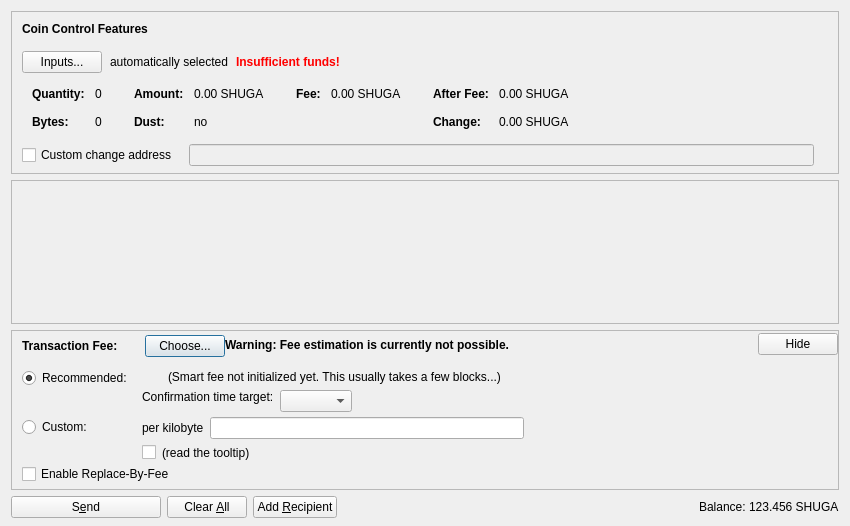
<?xml version="1.0" encoding="UTF-8"?>
<ui version="4.0">
 <class>SendCoinsDialog</class>
 <widget class="QDialog" name="SendCoinsDialog">
  <property name="geometry">
   <rect>
    <x>0</x>
    <y>0</y>
    <width>850</width>
    <height>526</height>
   </rect>
  </property>
  <property name="windowTitle">
   <string>Send Coins</string>
  </property>
  <layout class="QVBoxLayout" name="verticalLayout" stretch="0,1,0,0">
   <property name="bottomMargin">
    <number>8</number>
   </property>
   <item>
    <widget class="QFrame" name="frameCoinControl">
     <property name="sizePolicy">
      <sizepolicy hsizetype="Expanding" vsizetype="Expanding">
       <horstretch>0</horstretch>
       <verstretch>0</verstretch>
      </sizepolicy>
     </property>
     <property name="maximumSize">
      <size>
       <width>16777215</width>
       <height>16777215</height>
      </size>
     </property>
     <property name="frameShape">
      <enum>QFrame::StyledPanel</enum>
     </property>
     <property name="frameShadow">
      <enum>QFrame::Sunken</enum>
     </property>
     <layout class="QVBoxLayout" name="verticalLayoutCoinControl2">
      <property name="spacing">
       <number>0</number>
      </property>
      <property name="leftMargin">
       <number>0</number>
      </property>
      <property name="topMargin">
       <number>0</number>
      </property>
      <property name="rightMargin">
       <number>0</number>
      </property>
      <property name="bottomMargin">
       <number>6</number>
      </property>
      <item>
       <layout class="QVBoxLayout" name="verticalLayoutCoinControl" stretch="0,0,0,0,1">
        <property name="spacing">
         <number>0</number>
        </property>
        <property name="leftMargin">
         <number>10</number>
        </property>
        <property name="topMargin">
         <number>10</number>
        </property>
        <item>
         <layout class="QHBoxLayout" name="horizontalLayoutCoinControl1">
          <property name="bottomMargin">
           <number>15</number>
          </property>
          <item>
           <widget class="QLabel" name="labelCoinControlFeatures">
            <property name="sizePolicy">
             <sizepolicy hsizetype="Preferred" vsizetype="Maximum">
              <horstretch>0</horstretch>
              <verstretch>0</verstretch>
             </sizepolicy>
            </property>
            <property name="font">
             <font>
              <weight>75</weight>
              <bold>true</bold>
             </font>
            </property>
            <property name="styleSheet">
             <string notr="true">font-weight:bold;</string>
            </property>
            <property name="text">
             <string>Coin Control Features</string>
            </property>
           </widget>
          </item>
         </layout>
        </item>
        <item>
         <layout class="QHBoxLayout" name="horizontalLayoutCoinControl2" stretch="0,0,0,0">
          <property name="spacing">
           <number>8</number>
          </property>
          <property name="bottomMargin">
           <number>10</number>
          </property>
          <item>
           <widget class="QPushButton" name="pushButtonCoinControl">
            <property name="styleSheet">
             <string notr="true"/>
            </property>
            <property name="text">
             <string>Inputs...</string>
            </property>
            <property name="autoDefault">
             <bool>false</bool>
            </property>
           </widget>
          </item>
          <item>
           <widget class="QLabel" name="labelCoinControlAutomaticallySelected">
            <property name="text">
             <string>automatically selected</string>
            </property>
            <property name="margin">
             <number>5</number>
            </property>
           </widget>
          </item>
          <item>
           <widget class="QLabel" name="labelCoinControlInsuffFunds">
            <property name="font">
             <font>
              <weight>75</weight>
              <bold>true</bold>
             </font>
            </property>
            <property name="styleSheet">
             <string notr="true">color:red;font-weight:bold;</string>
            </property>
            <property name="text">
             <string>Insufficient funds!</string>
            </property>
            <property name="margin">
             <number>5</number>
            </property>
           </widget>
          </item>
          <item>
           <spacer name="horizontalSpacerCoinControl">
            <property name="orientation">
             <enum>Qt::Horizontal</enum>
            </property>
            <property name="sizeHint" stdset="0">
             <size>
              <width>40</width>
              <height>1</height>
             </size>
            </property>
           </spacer>
          </item>
         </layout>
        </item>
        <item>
         <widget class="QWidget" name="widgetCoinControl" native="true">
          <property name="sizePolicy">
           <sizepolicy hsizetype="Preferred" vsizetype="Preferred">
            <horstretch>0</horstretch>
            <verstretch>0</verstretch>
           </sizepolicy>
          </property>
          <property name="minimumSize">
           <size>
            <width>0</width>
            <height>0</height>
           </size>
          </property>
          <property name="styleSheet">
           <string notr="true"/>
          </property>
          <layout class="QHBoxLayout" name="horizontalLayoutCoinControl5">
           <property name="leftMargin">
            <number>0</number>
           </property>
           <property name="topMargin">
            <number>0</number>
           </property>
           <property name="rightMargin">
            <number>0</number>
           </property>
           <property name="bottomMargin">
            <number>0</number>
           </property>
           <item>
            <layout class="QHBoxLayout" name="horizontalLayoutCoinControl3" stretch="0,0,0,1">
             <property name="spacing">
              <number>20</number>
             </property>
             <property name="topMargin">
              <number>0</number>
             </property>
             <property name="bottomMargin">
              <number>10</number>
             </property>
             <item>
              <layout class="QFormLayout" name="formLayoutCoinControl1">
               <property name="horizontalSpacing">
                <number>10</number>
               </property>
               <property name="verticalSpacing">
                <number>14</number>
               </property>
               <property name="leftMargin">
                <number>10</number>
               </property>
               <property name="topMargin">
                <number>4</number>
               </property>
               <property name="rightMargin">
                <number>6</number>
               </property>
               <item row="0" column="0">
                <widget class="QLabel" name="labelCoinControlQuantityText">
                 <property name="font">
                  <font>
                   <weight>75</weight>
                   <bold>true</bold>
                  </font>
                 </property>
                 <property name="text">
                  <string>Quantity:</string>
                 </property>
                 <property name="margin">
                  <number>0</number>
                 </property>
                </widget>
               </item>
               <item row="0" column="1">
                <widget class="QLabel" name="labelCoinControlQuantity">
                 <property name="cursor">
                  <cursorShape>IBeamCursor</cursorShape>
                 </property>
                 <property name="contextMenuPolicy">
                  <enum>Qt::ActionsContextMenu</enum>
                 </property>
                 <property name="text">
                  <string notr="true">0</string>
                 </property>
                 <property name="margin">
                  <number>0</number>
                 </property>
                 <property name="textInteractionFlags">
                  <set>Qt::LinksAccessibleByMouse|Qt::TextSelectableByKeyboard|Qt::TextSelectableByMouse</set>
                 </property>
                </widget>
               </item>
               <item row="1" column="0">
                <widget class="QLabel" name="labelCoinControlBytesText">
                 <property name="font">
                  <font>
                   <weight>75</weight>
                   <bold>true</bold>
                  </font>
                 </property>
                 <property name="text">
                  <string>Bytes:</string>
                 </property>
                </widget>
               </item>
               <item row="1" column="1">
                <widget class="QLabel" name="labelCoinControlBytes">
                 <property name="cursor">
                  <cursorShape>IBeamCursor</cursorShape>
                 </property>
                 <property name="contextMenuPolicy">
                  <enum>Qt::ActionsContextMenu</enum>
                 </property>
                 <property name="text">
                  <string notr="true">0</string>
                 </property>
                 <property name="textInteractionFlags">
                  <set>Qt::LinksAccessibleByMouse|Qt::TextSelectableByKeyboard|Qt::TextSelectableByMouse</set>
                 </property>
                </widget>
               </item>
              </layout>
             </item>
             <item>
              <layout class="QFormLayout" name="formLayoutCoinControl2">
               <property name="horizontalSpacing">
                <number>10</number>
               </property>
               <property name="verticalSpacing">
                <number>14</number>
               </property>
               <property name="leftMargin">
                <number>6</number>
               </property>
               <property name="topMargin">
                <number>4</number>
               </property>
               <property name="rightMargin">
                <number>6</number>
               </property>
               <item row="0" column="0">
                <widget class="QLabel" name="labelCoinControlAmountText">
                 <property name="font">
                  <font>
                   <weight>75</weight>
                   <bold>true</bold>
                  </font>
                 </property>
                 <property name="text">
                  <string>Amount:</string>
                 </property>
                 <property name="margin">
                  <number>0</number>
                 </property>
                </widget>
               </item>
               <item row="0" column="1">
                <widget class="QLabel" name="labelCoinControlAmount">
                 <property name="cursor">
                  <cursorShape>IBeamCursor</cursorShape>
                 </property>
                 <property name="contextMenuPolicy">
                  <enum>Qt::ActionsContextMenu</enum>
                 </property>
                 <property name="text">
                  <string notr="true">0.00 SHUGA</string>
                 </property>
                 <property name="textInteractionFlags">
                  <set>Qt::LinksAccessibleByMouse|Qt::TextSelectableByKeyboard|Qt::TextSelectableByMouse</set>
                 </property>
                </widget>
               </item>
               <item row="1" column="0">
                <widget class="QLabel" name="labelCoinControlLowOutputText">
                 <property name="font">
                  <font>
                   <weight>75</weight>
                   <bold>true</bold>
                  </font>
                 </property>
                 <property name="text">
                  <string>Dust:</string>
                 </property>
                </widget>
               </item>
               <item row="1" column="1">
                <widget class="QLabel" name="labelCoinControlLowOutput">
                 <property name="cursor">
                  <cursorShape>IBeamCursor</cursorShape>
                 </property>
                 <property name="contextMenuPolicy">
                  <enum>Qt::ActionsContextMenu</enum>
                 </property>
                 <property name="text">
                  <string notr="true">no</string>
                 </property>
                 <property name="textInteractionFlags">
                  <set>Qt::LinksAccessibleByMouse|Qt::TextSelectableByKeyboard|Qt::TextSelectableByMouse</set>
                 </property>
                </widget>
               </item>
              </layout>
             </item>
             <item>
              <layout class="QFormLayout" name="formLayoutCoinControl3">
               <property name="horizontalSpacing">
                <number>10</number>
               </property>
               <property name="verticalSpacing">
                <number>14</number>
               </property>
               <property name="leftMargin">
                <number>6</number>
               </property>
               <property name="topMargin">
                <number>4</number>
               </property>
               <property name="rightMargin">
                <number>6</number>
               </property>
               <item row="0" column="0">
                <widget class="QLabel" name="labelCoinControlFeeText">
                 <property name="font">
                  <font>
                   <weight>75</weight>
                   <bold>true</bold>
                  </font>
                 </property>
                 <property name="text">
                  <string>Fee:</string>
                 </property>
                 <property name="margin">
                  <number>0</number>
                 </property>
                </widget>
               </item>
               <item row="0" column="1">
                <widget class="QLabel" name="labelCoinControlFee">
                 <property name="cursor">
                  <cursorShape>IBeamCursor</cursorShape>
                 </property>
                 <property name="contextMenuPolicy">
                  <enum>Qt::ActionsContextMenu</enum>
                 </property>
                 <property name="text">
                  <string notr="true">0.00 SHUGA</string>
                 </property>
                 <property name="textInteractionFlags">
                  <set>Qt::LinksAccessibleByMouse|Qt::TextSelectableByKeyboard|Qt::TextSelectableByMouse</set>
                 </property>
                </widget>
               </item>
              </layout>
             </item>
             <item>
              <layout class="QFormLayout" name="formLayoutCoinControl4">
               <property name="horizontalSpacing">
                <number>10</number>
               </property>
               <property name="verticalSpacing">
                <number>14</number>
               </property>
               <property name="leftMargin">
                <number>6</number>
               </property>
               <property name="topMargin">
                <number>4</number>
               </property>
               <property name="rightMargin">
                <number>6</number>
               </property>
               <item row="0" column="0">
                <widget class="QLabel" name="labelCoinControlAfterFeeText">
                 <property name="font">
                  <font>
                   <weight>75</weight>
                   <bold>true</bold>
                  </font>
                 </property>
                 <property name="text">
                  <string>After Fee:</string>
                 </property>
                 <property name="margin">
                  <number>0</number>
                 </property>
                </widget>
               </item>
               <item row="0" column="1">
                <widget class="QLabel" name="labelCoinControlAfterFee">
                 <property name="cursor">
                  <cursorShape>IBeamCursor</cursorShape>
                 </property>
                 <property name="contextMenuPolicy">
                  <enum>Qt::ActionsContextMenu</enum>
                 </property>
                 <property name="text">
                  <string notr="true">0.00 SHUGA</string>
                 </property>
                 <property name="textInteractionFlags">
                  <set>Qt::LinksAccessibleByMouse|Qt::TextSelectableByKeyboard|Qt::TextSelectableByMouse</set>
                 </property>
                </widget>
               </item>
               <item row="1" column="0">
                <widget class="QLabel" name="labelCoinControlChangeText">
                 <property name="font">
                  <font>
                   <weight>75</weight>
                   <bold>true</bold>
                  </font>
                 </property>
                 <property name="text">
                  <string>Change:</string>
                 </property>
                </widget>
               </item>
               <item row="1" column="1">
                <widget class="QLabel" name="labelCoinControlChange">
                 <property name="cursor">
                  <cursorShape>IBeamCursor</cursorShape>
                 </property>
                 <property name="contextMenuPolicy">
                  <enum>Qt::ActionsContextMenu</enum>
                 </property>
                 <property name="text">
                  <string notr="true">0.00 SHUGA</string>
                 </property>
                 <property name="textInteractionFlags">
                  <set>Qt::LinksAccessibleByMouse|Qt::TextSelectableByKeyboard|Qt::TextSelectableByMouse</set>
                 </property>
                </widget>
               </item>
              </layout>
             </item>
            </layout>
           </item>
          </layout>
         </widget>
        </item>
        <item>
         <layout class="QHBoxLayout" name="horizontalLayoutCoinControl4" stretch="0,0,0">
          <property name="spacing">
           <number>12</number>
          </property>
          <property name="sizeConstraint">
           <enum>QLayout::SetDefaultConstraint</enum>
          </property>
          <property name="topMargin">
           <number>5</number>
          </property>
          <property name="rightMargin">
           <number>5</number>
          </property>
          <item>
           <widget class="QCheckBox" name="checkBoxCoinControlChange">
            <property name="toolTip">
             <string>If this is activated, but the change address is empty or invalid, change will be sent to a newly generated address.</string>
            </property>
            <property name="text">
             <string>Custom change address</string>
            </property>
           </widget>
          </item>
          <item>
           <widget class="QValidatedLineEdit" name="lineEditCoinControlChange">
            <property name="enabled">
             <bool>false</bool>
            </property>
            <property name="sizePolicy">
             <sizepolicy hsizetype="Expanding" vsizetype="Fixed">
              <horstretch>0</horstretch>
              <verstretch>0</verstretch>
             </sizepolicy>
            </property>
           </widget>
          </item>
          <item>
           <widget class="QLabel" name="labelCoinControlChangeLabel">
            <property name="sizePolicy">
             <sizepolicy hsizetype="Preferred" vsizetype="Expanding">
              <horstretch>0</horstretch>
              <verstretch>0</verstretch>
             </sizepolicy>
            </property>
            <property name="minimumSize">
             <size>
              <width>0</width>
              <height>0</height>
             </size>
            </property>
            <property name="text">
             <string/>
            </property>
            <property name="margin">
             <number>3</number>
            </property>
           </widget>
          </item>
         </layout>
        </item>
        <item>
         <spacer name="verticalSpacerCoinControl">
          <property name="orientation">
           <enum>Qt::Vertical</enum>
          </property>
          <property name="sizeHint" stdset="0">
           <size>
            <width>800</width>
            <height>1</height>
           </size>
          </property>
         </spacer>
        </item>
       </layout>
      </item>
     </layout>
    </widget>
   </item>
   <item>
    <widget class="QScrollArea" name="scrollArea">
     <property name="widgetResizable">
      <bool>true</bool>
     </property>
     <widget class="QWidget" name="scrollAreaWidgetContents">
      <property name="geometry">
       <rect>
        <x>0</x>
        <y>0</y>
        <width>830</width>
        <height>104</height>
       </rect>
      </property>
      <layout class="QVBoxLayout" name="verticalLayout_2" stretch="0,1">
       <property name="leftMargin">
        <number>0</number>
       </property>
       <property name="topMargin">
        <number>0</number>
       </property>
       <property name="rightMargin">
        <number>0</number>
       </property>
       <property name="bottomMargin">
        <number>0</number>
       </property>
       <item>
        <layout class="QVBoxLayout" name="entries">
         <property name="spacing">
          <number>6</number>
         </property>
        </layout>
       </item>
       <item>
        <spacer name="verticalSpacer">
         <property name="orientation">
          <enum>Qt::Vertical</enum>
         </property>
         <property name="sizeHint" stdset="0">
          <size>
           <width>20</width>
           <height>40</height>
          </size>
         </property>
        </spacer>
       </item>
      </layout>
     </widget>
    </widget>
   </item>
   <item>
    <widget class="QFrame" name="frameFee">
     <property name="sizePolicy">
      <sizepolicy hsizetype="Expanding" vsizetype="Expanding">
       <horstretch>0</horstretch>
       <verstretch>0</verstretch>
      </sizepolicy>
     </property>
     <property name="maximumSize">
      <size>
       <width>16777215</width>
       <height>16777215</height>
      </size>
     </property>
     <property name="frameShape">
      <enum>QFrame::StyledPanel</enum>
     </property>
     <property name="frameShadow">
      <enum>QFrame::Sunken</enum>
     </property>
     <layout class="QVBoxLayout" name="verticalLayoutFee1">
      <property name="spacing">
       <number>0</number>
      </property>
      <property name="leftMargin">
       <number>0</number>
      </property>
      <property name="topMargin">
       <number>0</number>
      </property>
      <property name="rightMargin">
       <number>0</number>
      </property>
      <property name="bottomMargin">
       <number>0</number>
      </property>
      <item>
       <layout class="QVBoxLayout" name="verticalLayoutFee2" stretch="0,0,0">
        <property name="spacing">
         <number>0</number>
        </property>
        <property name="leftMargin">
         <number>10</number>
        </property>
        <property name="topMargin">
         <number>0</number>
        </property>
        <item>
         <layout class="QHBoxLayout" name="horizontalLayoutFee1">
          <property name="bottomMargin">
           <number>0</number>
          </property>
          <item>
           <layout class="QVBoxLayout" name="verticalLayoutFee7">
            <property name="spacing">
             <number>0</number>
            </property>
            <item>
             <spacer name="verticalSpacerSmartFee">
              <property name="orientation">
               <enum>Qt::Vertical</enum>
              </property>
              <property name="sizeType">
               <enum>QSizePolicy::Fixed</enum>
              </property>
              <property name="sizeHint" stdset="0">
               <size>
                <width>1</width>
                <height>4</height>
               </size>
              </property>
             </spacer>
            </item>
            <item>
             <layout class="QHBoxLayout" name="horizontalLayoutSmartFee">
              <property name="spacing">
               <number>10</number>
              </property>
              <item>
               <widget class="QLabel" name="labelFeeHeadline">
                <property name="sizePolicy">
                 <sizepolicy hsizetype="Preferred" vsizetype="Maximum">
                  <horstretch>0</horstretch>
                  <verstretch>0</verstretch>
                 </sizepolicy>
                </property>
                <property name="font">
                 <font>
                  <weight>75</weight>
                  <bold>true</bold>
                 </font>
                </property>
                <property name="styleSheet">
                 <string notr="true">font-weight:bold;</string>
                </property>
                <property name="text">
                 <string>Transaction Fee:</string>
                </property>
               </widget>
              </item>
              <item>
               <widget class="QLabel" name="labelFeeMinimized">
                <property name="text">
                 <string/>
                </property>
               </widget>
              </item>
              <item>
               <widget class="QPushButton" name="buttonChooseFee">
                <property name="text">
                 <string>Choose...</string>
                </property>
               </widget>
              </item>
             </layout>
            </item>
            <item>
             <spacer name="verticalSpacer_5">
              <property name="orientation">
               <enum>Qt::Vertical</enum>
              </property>
              <property name="sizeHint" stdset="0">
               <size>
                <width>1</width>
                <height>1</height>
               </size>
              </property>
             </spacer>
            </item>
           </layout>
          </item>
          <item>
           <widget class="QLabel" name="fallbackFeeWarningLabel">
            <property name="toolTip">
             <string>Using the fallbackfee can result in sending a transaction that will take several hours or days (or never) to confirm. Consider choosing your fee manually or wait until you have validated the complete chain.</string>
            </property>
            <property name="font">
            <font>
                <weight>75</weight>
                <bold>true</bold>
            </font>
            </property>
            <property name="text">
             <string>Warning: Fee estimation is currently not possible.</string>
            </property>
            <property name="wordWrap">
             <bool>false</bool>
            </property>
           </widget>
          </item>
          <item>
           <spacer name="horizontalSpacer_4">
            <property name="orientation">
             <enum>Qt::Horizontal</enum>
            </property>
            <property name="sizeType">
             <enum>QSizePolicy::MinimumExpanding</enum>
            </property>
            <property name="sizeHint" stdset="0">
             <size>
              <width>40</width>
              <height>20</height>
             </size>
            </property>
           </spacer>
          </item>
          <item>
           <widget class="QPushButton" name="buttonMinimizeFee">
            <property name="toolTip">
             <string>collapse fee-settings</string>
            </property>
            <property name="text">
             <string>Hide</string>
            </property>
           </widget>
          </item>
         </layout>
        </item>
        <item>
         <widget class="QFrame" name="frameFeeSelection">
          <layout class="QVBoxLayout" name="verticalLayoutFee12">
           <property name="spacing">
            <number>0</number>
           </property>
           <property name="leftMargin">
            <number>0</number>
           </property>
           <property name="topMargin">
            <number>0</number>
           </property>
           <property name="rightMargin">
            <number>0</number>
           </property>
           <property name="bottomMargin">
            <number>0</number>
           </property>
           <item>
            <layout class="QGridLayout" name="gridLayoutFee">
             <property name="topMargin">
              <number>10</number>
             </property>
             <property name="bottomMargin">
              <number>4</number>
             </property>
             <property name="horizontalSpacing">
              <number>10</number>
             </property>
             <property name="verticalSpacing">
              <number>4</number>
             </property>
             <item row="1" column="1">
              <layout class="QVBoxLayout" name="verticalLayoutFee8">
               <property name="spacing">
                <number>6</number>
               </property>
               <item>
                <layout class="QHBoxLayout" name="horizontalLayoutFee13">
                 <item>
                  <widget class="QLabel" name="labelCustomPerKilobyte">
                   <property name="toolTip">
                    <string>If the custom fee is set to 1000 satoshis and the transaction is only 250 bytes, then &quot;per kilobyte&quot; only pays 250 satoshis in fee, while &quot;total at least&quot; pays 1000 satoshis. For transactions bigger than a kilobyte both pay by kilobyte.</string>
                   </property>
                   <property name="text">
                    <string>per kilobyte</string>
                   </property>
                  </widget>
                 </item>
                 <item>
                  <widget class="BitcoinAmountField" name="customFee"/>
                 </item>
                 <item>
                  <spacer name="horizontalSpacer_6">
                   <property name="orientation">
                    <enum>Qt::Horizontal</enum>
                   </property>
                   <property name="sizeHint" stdset="0">
                    <size>
                     <width>1</width>
                     <height>1</height>
                    </size>
                   </property>
                  </spacer>
                 </item>
                </layout>
               </item>
               <item>
                <layout class="QHBoxLayout" name="horizontalLayoutFee8">
                 <item>
                  <widget class="QCheckBox" name="checkBoxMinimumFee">
                   <property name="toolTip">
                    <string>Paying only the minimum fee is just fine as long as there is less transaction volume than space in the blocks. But be aware that this can end up in a never confirming transaction once there is more demand for shugacoin transactions than the network can process.</string>
                   </property>
                   <property name="text">
                    <string/>
                   </property>
                  </widget>
                 </item>
                 <item>
                  <widget class="QLabel" name="labelMinFeeWarning">
                   <property name="enabled">
                    <bool>true</bool>
                   </property>
                   <property name="toolTip">
                    <string>Paying only the minimum fee is just fine as long as there is less transaction volume than space in the blocks. But be aware that this can end up in a never confirming transaction once there is more demand for shugacoin transactions than the network can process.</string>
                   </property>
                   <property name="text">
                    <string>(read the tooltip)</string>
                   </property>
                   <property name="margin">
                    <number>5</number>
                   </property>
                  </widget>
                 </item>
                 <item>
                  <spacer name="horizontalSpacer_2">
                   <property name="orientation">
                    <enum>Qt::Horizontal</enum>
                   </property>
                   <property name="sizeHint" stdset="0">
                    <size>
                     <width>1</width>
                     <height>1</height>
                    </size>
                   </property>
                  </spacer>
                 </item>
                </layout>
               </item>
              </layout>
             </item>
             <item row="0" column="0">
              <layout class="QVBoxLayout" name="verticalLayoutFee4" stretch="0,1">
               <item>
                <widget class="QRadioButton" name="radioSmartFee">
                 <property name="text">
                  <string>Recommended:</string>
                 </property>
                 <property name="checked">
                  <bool>true</bool>
                 </property>
                 <attribute name="buttonGroup">
                  <string notr="true">groupFee</string>
                 </attribute>
                </widget>
               </item>
               <item>
                <spacer name="verticalSpacer_2">
                 <property name="orientation">
                  <enum>Qt::Vertical</enum>
                 </property>
                 <property name="sizeHint" stdset="0">
                  <size>
                   <width>1</width>
                   <height>1</height>
                  </size>
                 </property>
                </spacer>
               </item>
              </layout>
             </item>
             <item row="1" column="0">
              <layout class="QVBoxLayout" name="verticalLayoutFee9" stretch="0,1">
               <item>
                <widget class="QRadioButton" name="radioCustomFee">
                 <property name="text">
                  <string>Custom:</string>
                 </property>
                 <attribute name="buttonGroup">
                  <string notr="true">groupFee</string>
                 </attribute>
                </widget>
               </item>
               <item>
                <spacer name="verticalSpacer_6">
                 <property name="orientation">
                  <enum>Qt::Vertical</enum>
                 </property>
                 <property name="sizeHint" stdset="0">
                  <size>
                   <width>1</width>
                   <height>1</height>
                  </size>
                 </property>
                </spacer>
               </item>
              </layout>
             </item>
             <item row="0" column="1">
              <layout class="QVBoxLayout" name="verticalLayoutFee3" stretch="0,0,1">
               <property name="spacing">
                <number>6</number>
               </property>
               <property name="topMargin">
                <number>2</number>
               </property>
               <item>
                <layout class="QHBoxLayout" name="horizontalLayoutFee12">
                 <item>
                  <widget class="QLabel" name="labelSmartFee">
                   <property name="text">
                    <string/>
                   </property>
                   <property name="margin">
                    <number>2</number>
                   </property>
                  </widget>
                 </item>
                 <item>
                  <widget class="QLabel" name="labelFeeEstimation">
                   <property name="text">
                    <string/>
                   </property>
                  </widget>
                 </item>
                 <item>
                  <widget class="QLabel" name="labelSmartFee2">
                   <property name="text">
                    <string>(Smart fee not initialized yet. This usually takes a few blocks...)</string>
                   </property>
                   <property name="margin">
                    <number>2</number>
                   </property>
                  </widget>
                 </item>
                 <item>
                  <spacer name="horizontalSpacer_5">
                   <property name="orientation">
                    <enum>Qt::Horizontal</enum>
                   </property>
                   <property name="sizeHint" stdset="0">
                    <size>
                     <width>1</width>
                     <height>1</height>
                    </size>
                   </property>
                  </spacer>
                 </item>
                </layout>
               </item>
               <item>
                <layout class="QHBoxLayout" name="horizontalLayoutFee9">
                 <item>
                  <layout class="QVBoxLayout" name="verticalLayoutFee6">
                   <item>
                    <widget class="QLabel" name="labelSmartFee3">
                     <property name="text">
                      <string>Confirmation time target:</string>
                     </property>
                     <property name="margin">
                      <number>2</number>
                     </property>
                    </widget>
                   </item>
                   <item>
                    <spacer name="verticalSpacer_3">
                     <property name="orientation">
                      <enum>Qt::Vertical</enum>
                     </property>
                     <property name="sizeHint" stdset="0">
                      <size>
                       <width>1</width>
                       <height>1</height>
                      </size>
                     </property>
                    </spacer>
                   </item>
                  </layout>
                 </item>
                 <item>
                  <layout class="QVBoxLayout" name="verticalLayoutFee5">
                   <property name="rightMargin">
                    <number>30</number>
                   </property>
                   <item>
                    <layout class="QHBoxLayout" name="horizontalLayoutConfTarget">
                     <property name="bottomMargin">
                      <number>0</number>
                     </property>
                     <item>
                      <widget class="QComboBox" name="confTargetSelector"/>
                     </item>
                     <item>
                      <spacer name="horizontalSpacerConfTarget">
                       <property name="orientation">
                        <enum>Qt::Horizontal</enum>
                       </property>
                       <property name="sizeHint" stdset="0">
                        <size>
                         <width>40</width>
                         <height>20</height>
                        </size>
                       </property>
                      </spacer>
                     </item>
                    </layout>
                   </item>
                  </layout>
                 </item>
                </layout>
               </item>
               <item>
                <spacer name="verticalSpacer_4">
                 <property name="orientation">
                  <enum>Qt::Vertical</enum>
                 </property>
                 <property name="sizeHint" stdset="0">
                  <size>
                   <width>1</width>
                   <height>1</height>
                  </size>
                 </property>
                </spacer>
               </item>
              </layout>
             </item>
            </layout>
           </item>
           <item>
            <widget class="QCheckBox" name="optInRBF">
             <property name="text">
              <string>Enable Replace-By-Fee</string>
             </property>
             <property name="toolTip">
              <string>With Replace-By-Fee (BIP-125) you can increase a transaction's fee after it is sent. Without this, a higher fee may be recommended to compensate for increased transaction delay risk.</string>
             </property>
            </widget>
           </item>
          </layout>
         </widget>
        </item>
        <item>
         <spacer name="verticalSpacerFee">
          <property name="orientation">
           <enum>Qt::Vertical</enum>
          </property>
          <property name="sizeHint" stdset="0">
           <size>
            <width>40</width>
            <height>5</height>
           </size>
          </property>
         </spacer>
        </item>
       </layout>
      </item>
     </layout>
    </widget>
   </item>
   <item>
    <layout class="QHBoxLayout" name="horizontalLayout">
     <item>
      <widget class="QPushButton" name="sendButton">
       <property name="minimumSize">
        <size>
         <width>150</width>
         <height>0</height>
        </size>
       </property>
       <property name="toolTip">
        <string>Confirm the send action</string>
       </property>
       <property name="text">
        <string>S&amp;end</string>
       </property>
       <property name="icon">
        <iconset resource="../bitcoin.qrc">
         <normaloff>:/icons/send</normaloff>:/icons/send</iconset>
       </property>
       <property name="autoDefault">
        <bool>false</bool>
       </property>
       <property name="default">
        <bool>false</bool>
       </property>
      </widget>
     </item>
     <item>
      <widget class="QPushButton" name="clearButton">
       <property name="sizePolicy">
        <sizepolicy hsizetype="Minimum" vsizetype="Fixed">
         <horstretch>0</horstretch>
         <verstretch>0</verstretch>
        </sizepolicy>
       </property>
       <property name="toolTip">
        <string>Clear all fields of the form.</string>
       </property>
       <property name="text">
        <string>Clear &amp;All</string>
       </property>
       <property name="icon">
        <iconset resource="../bitcoin.qrc">
         <normaloff>:/icons/remove</normaloff>:/icons/remove</iconset>
       </property>
       <property name="autoDefault">
        <bool>false</bool>
       </property>
      </widget>
     </item>
     <item>
      <widget class="QPushButton" name="addButton">
       <property name="toolTip">
        <string>Send to multiple recipients at once</string>
       </property>
       <property name="text">
        <string>Add &amp;Recipient</string>
       </property>
       <property name="icon">
        <iconset resource="../bitcoin.qrc">
         <normaloff>:/icons/add</normaloff>:/icons/add</iconset>
       </property>
       <property name="autoDefault">
        <bool>false</bool>
       </property>
      </widget>
     </item>
     <item>
      <spacer name="horizontalSpacer">
       <property name="orientation">
        <enum>Qt::Horizontal</enum>
       </property>
       <property name="sizeHint" stdset="0">
        <size>
         <width>40</width>
         <height>20</height>
        </size>
       </property>
      </spacer>
     </item>
     <item>
      <layout class="QHBoxLayout" name="horizontalLayout_2">
       <property name="spacing">
        <number>3</number>
       </property>
       <item>
        <widget class="QLabel" name="label">
         <property name="sizePolicy">
          <sizepolicy hsizetype="Preferred" vsizetype="Fixed">
           <horstretch>0</horstretch>
           <verstretch>0</verstretch>
          </sizepolicy>
         </property>
         <property name="text">
          <string>Balance:</string>
         </property>
        </widget>
       </item>
       <item>
        <widget class="QLabel" name="labelBalance">
         <property name="sizePolicy">
          <sizepolicy hsizetype="Preferred" vsizetype="Fixed">
           <horstretch>0</horstretch>
           <verstretch>0</verstretch>
          </sizepolicy>
         </property>
         <property name="cursor">
          <cursorShape>IBeamCursor</cursorShape>
         </property>
         <property name="text">
          <string notr="true">123.456 SHUGA</string>
         </property>
         <property name="textInteractionFlags">
          <set>Qt::LinksAccessibleByMouse|Qt::TextSelectableByKeyboard|Qt::TextSelectableByMouse</set>
         </property>
        </widget>
       </item>
      </layout>
     </item>
    </layout>
   </item>
  </layout>
 </widget>
 <customwidgets>
  <customwidget>
   <class>QValidatedLineEdit</class>
   <extends>QLineEdit</extends>
   <header>qt/qvalidatedlineedit.h</header>
  </customwidget>
  <customwidget>
   <class>BitcoinAmountField</class>
   <extends>QLineEdit</extends>
   <header>qt/bitcoinamountfield.h</header>
   <container>1</container>
  </customwidget>
 </customwidgets>
 <resources>
  <include location="../bitcoin.qrc"/>
 </resources>
 <connections/>
 <buttongroups>
  <buttongroup name="groupFee"/>
 </buttongroups>
</ui>
